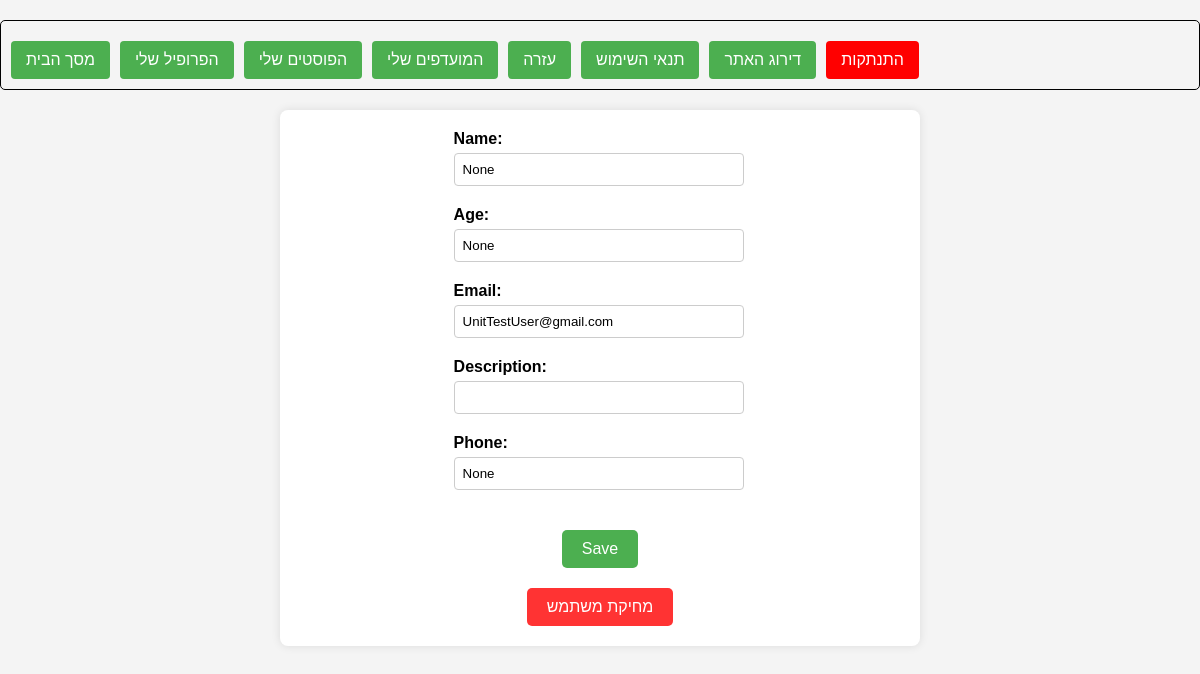
/profile/ (signed in), run on an earlier commit of the app's database.
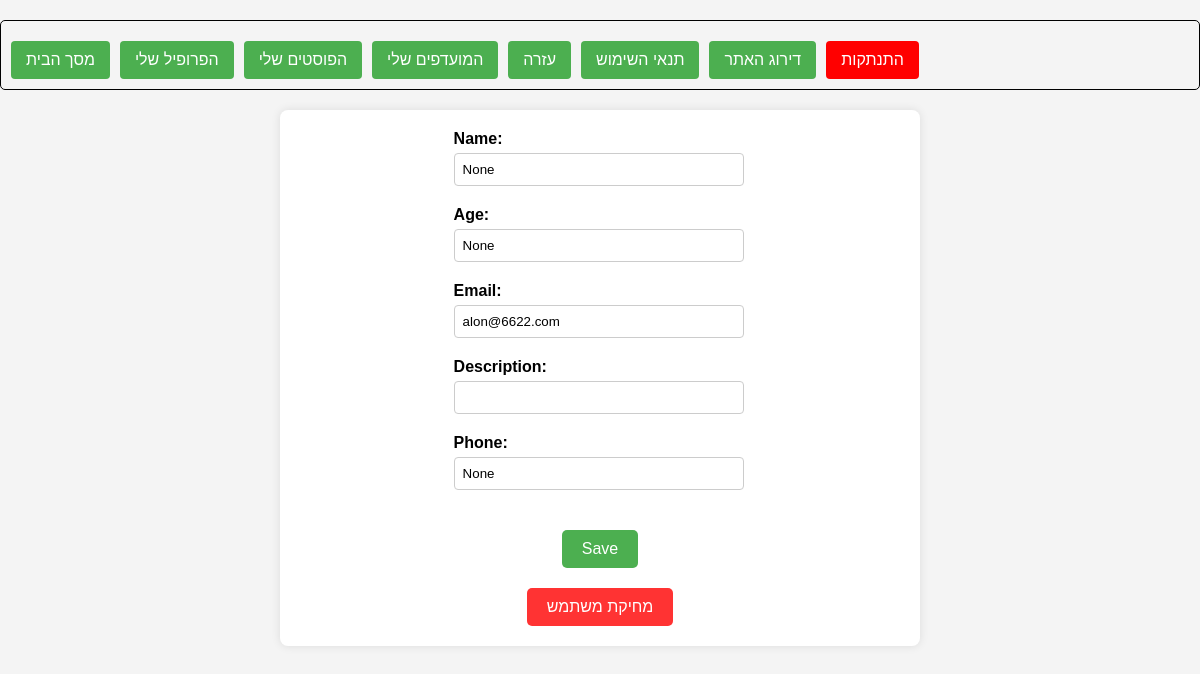
And on a later commit of the database.
### login/models.py (models this page shows)
class User(models.Model):
    name = models.TextField(null=True)
    mail = models.EmailField(unique=True)
    password = models.CharField(max_length=100)
    age = models.IntegerField(null=True, blank=True)
    description = models.TextField()
    favorites = models.JSONField(default=list)
    my_posts = models.JSONField(default=list)
    phone = models.TextField(null=True, blank=True)
    site_rating = models.IntegerField(default=0, choices=[(i, i) for i in range(6)])

### project/views.py (the view)
# urls.py: path("profile/", profile, name="profile"),
def profile(request):
    global_user_id = request.session.get('global_user_id')
    context = None
    if global_user_id:
        user = User.objects.get(id=global_user_id)
        context = {'user': user}
    return render(request, 'profilepage.html', context)

### templates/profilepage.html (shortened to what this page needs)
<!DOCTYPE html>
<html lang="eng">
<head>
</head>
<body>
{% extends 'toolbar.html' %}
{% block content %}
<div class="container">
   <form id="profile-form" method="post" action="{% url 'save_profile_changes' %}">
        <div class="profile-info">
            <label for="name">Name:</label>
            <input type="text" id="name" name="name" value="{{ user.name }}" readonly onclick="enableEdit(this)">
        </div>
        <div class="profile-info">
            <label for="age">Age:</label>
            <input type="text" id="age" name="age" value="{{ user.age }}" readonly onclick="enableEdit(this)">
        </div>
        <div class="profile-info">
            <label for="mail">Email:</label>
            <input type="text" id="mail" name="mail" value="{{ user.mail }}" readonly onclick="enableEdit(this)">
        </div>
        <div class="profile-info">
            <label for="description">Description:</label>
            <input type="text" id="description" name="description" value="{{ user.description }}" readonly onclick="enableEdit(this)">
        </div>
       <div class="profile-info">
            <label for="phone">Phone:</label>
            <input type="text" id="phone" name="phone" value="{{ user.phone }}" readonly onclick="enableEdit(this)">
        </div>
    </form>
    <button class="save-button" onclick="saveChanges()">Save</button>
    <form id="deleteForm" action="{% url 'delete_account' %}" method="post">
    <button type="submit" class="delete-button">מחיקת משתמש</button>
</form>
</div>
</body>
</html>
{% endblock %}

What changed in the data, as far as the page shows it:
changed User "None": mail "UnitTestUser@gmail.com" → "alon@6622.com"
